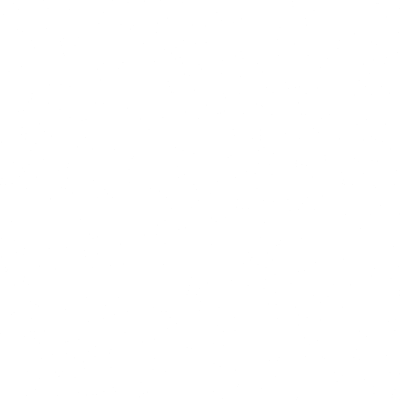
Frame 1 (no input)
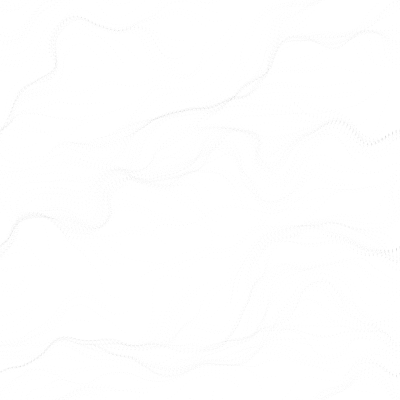
Frame 60 (no input)
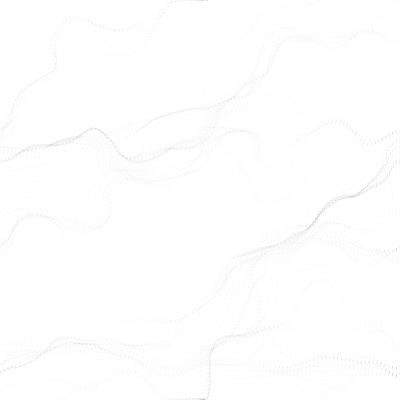
Frame 120 (the mouse pressed at the canvas centre since frame 60)

The p5.js sketch that drew these frames (run headless with seeded random() and noise() and a simulated clock; from frame 60 on, the mouse is pressed at the canvas centre):

// p5.js sketch
// ── sketch.js
var inc = 0.01;
var scl = 5;
var cols, rows;

var fr;

var zoff = 0;

var particles = [];

var flowfield = [];

function setup() {
  createCanvas(400, 400);
  cols = floor(width/scl);
  rows = floor(height/scl);
  fr = createP('');
  pixelDensity(1);
  flowfield = new Array(rows*cols);

  for ( var i = 0 ; i < 500 ; i++ ){
  particles[i] = new Particle();
  }
  background(255);
}

function draw() {
  
  var xoff = 0;
  
  for ( var x = 0 ; x < cols ; x++ ) {
    var yoff = 0;
    for ( var y = 0 ; y < rows ; y++) {
      var index = (x+y*cols);
      var r = noise(xoff,yoff,zoff)*TWO_PI;
      var v = p5.Vector.fromAngle(r);
      v.setMag(5);
      flowfield[index] = v;
    yoff+= 0.1;
    }
  xoff+= 0.1;
  
  } 
  zoff += 0.01;
  
  for ( var i = 0 ; i < particles.length ; i++ ){
    particles[i].follow(flowfield);
    particles[i].show();
    particles[i].update();
    particles[i].edges();
  }
  
  fr.html(floor(frameRate()));
}

function Particle() {
  this.pos = createVector(random(width),random(height));
  this.vel = createVector(0,0);
  this.acc = createVector(0,0);
  this.maxspeed = 4;
  
  this.update = function() {
    this.vel.add(this.acc);
    this.vel.limit(this.maxspeed);
    this.pos.add(this.vel);
    this.acc.mult(0);
  }
  
  this.edges = function() {
    if ( this.pos.x > width ) this.pos.x = 0;
    if ( this.pos.x < 0 ) this.pos.x = width;
    if ( this.pos.y > height ) this.pos.y = 0;
    if ( this.pos.y < 0 ) this.pos.y = height;
  }
  
  this.follow = function(vectors) {
    var x = floor(this.pos.x/scl);
    var y = floor(this.pos.y/scl);
    
    var index = x + y*cols;
    
    this.applyForce(vectors[index]);
  }
 
  this.applyForce = function(force) {
    this.acc.add(force);
  }
  
  this.show = function() {
    strokeWeight(1);
    stroke(0,5);
    point(this.pos.x,this.pos.y);
  }
}
